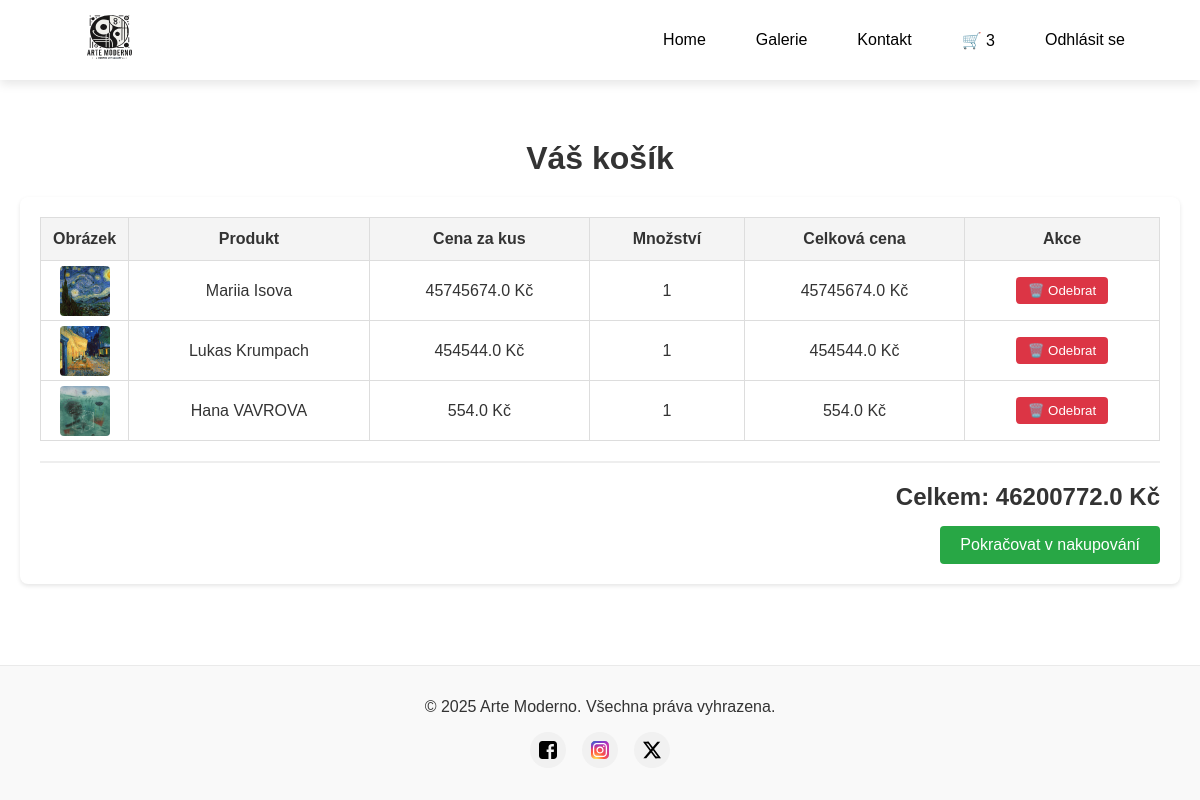
Before: /cart/view (signed in) with the older database file.
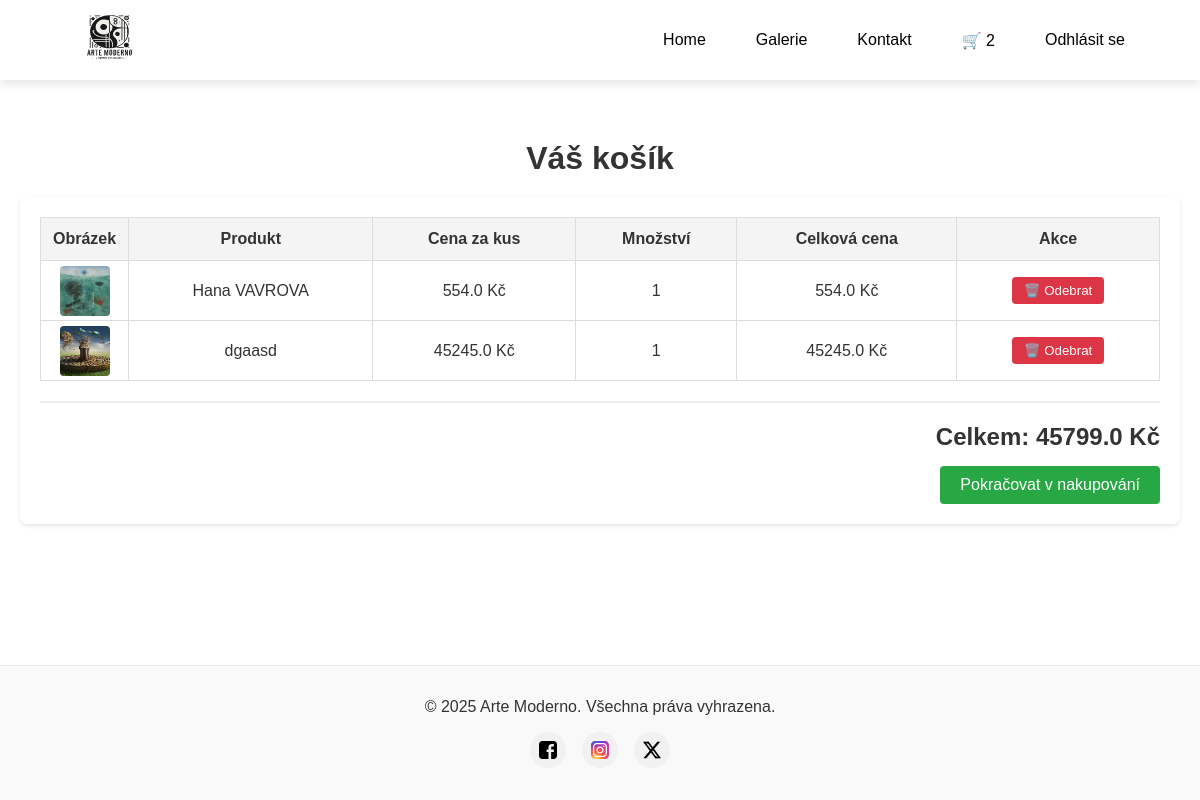
After: the same page with the newer database file.
### app/models.py (models this page shows, shortened)
class CartItem(db.Model):
    id = db.Column(db.Integer, primary_key=True)
    user_id = db.Column(db.Integer, db.ForeignKey('user.id'), nullable=False)
    product_id = db.Column(db.Integer, db.ForeignKey('product.id', ondelete="CASCADE"), nullable=False)
    quantity = db.Column(db.Integer, default=1, nullable=False)
    product = db.relationship('Product', backref=db.backref('cart_items', cascade='all, delete'))

class Product(db.Model):
    id = db.Column(db.Integer, primary_key=True)
    position_id = db.Column(db.Integer, unique=True, nullable=False)
    name = db.Column(db.String(150), nullable=False)
    description = db.Column(db.Text, nullable=True)
    price = db.Column(db.Float, nullable=False)
    image_filename = db.Column(db.String(300), nullable=True)  # Název souboru obrázku
    stock = db.Column(db.Integer, nullable=False, default=0)
    created_at = db.Column(db.DateTime, default=datetime.utcnow)

### app/views/cart_routes.py (the view)
@cart.route('/view', methods=['GET'])
@login_required
def view_cart():
    orphaned_items = CartItem.query.filter(~CartItem.product.has()).all()
    for item in orphaned_items:
        db.session.delete(item)
    db.session.commit()
    cart_items = CartItem.query.filter_by(user_id=current_user.id).all()
    total_price = sum(item.product.price * item.quantity for item in cart_items)
    return render_template('cart.html', cart_items=cart_items, total_price=total_price)

### app/templates/cart.html (shortened to what this page needs)
{% extends "layout.html" %} {% block title %}Košík{% endblock %} {% block
content %}
<div class="cart-wrapper">
  <h1>Váš košík</h1>
  <div class="cart-container">
    {% if cart_items %}
    <table class="cart-table">
      <thead>
        <tr>
          <th>Obrázek</th>
          <th>Produkt</th>
          <th>Cena za kus</th>
          <th>Množství</th>
          <th>Celková cena</th>
          <th>Akce</th>
        </tr>
      </thead>
      <tbody>
        {% for item in cart_items %}
        <tr class="cart-item-row" data-product-id="{{ item.product.id }}">
          <td class="image-cell">
            {% if item.product.image_filename %}
            <div class="image-container">
              <img
                src="{{ url_for('static', filename='uploads/' ~ item.product.image_filename) }}"
                alt="{{ item.product.name }}"
                class="product-thumbnail"
              />
            </div>
            {% else %}
            <div class="image-container no-image">
              <span>Žádný obrázek</span>
            </div>
            {% endif %}
          </td>
          <td>{{ item.product.name }}</td>
          <td>{{ item.product.price }} Kč</td>
          <td>{{ item.quantity }}</td>
          <td>{{ item.product.price * item.quantity }} Kč</td>
          <td>
            <button
              class="remove-from-cart btn-delete"
              data-product-id="{{ item.product.id }}"
            >
              🗑️ Odebrat
            </button>
          </td>
        </tr>
        {% endfor %}
      </tbody>
    </table>
    <div class="cart-summary">
      <h2>Celkem: {{ total_price }} Kč</h2>
      <a href="{{ url_for('views.galerie') }}" class="btn-continue"
        >Pokračovat v nakupování</a
      >
    </div>
    {% endif %}
  </div>
</div>
{% endblock %}

Changed rows visible on the page:
removed CartItem: image_filename (picture), product.name "Mariia Isova", product.price "45745674.0", quantity "1", item.product.price*item.quantity "45745674.0"
removed CartItem: image_filename (picture), product.name "Lukas Krumpach", product.price "454544.0", quantity "1", item.product.price*item.quantity "454544.0"
added CartItem: image_filename (picture), product.name "dgaasd", product.price "45245.0", quantity "1", item.product.price*item.quantity "45245.0"
Other visible differences:
{{ cart_item_count }}: "3" → "2"
{{ total_price }}: "46200772.0" → "45799.0"
